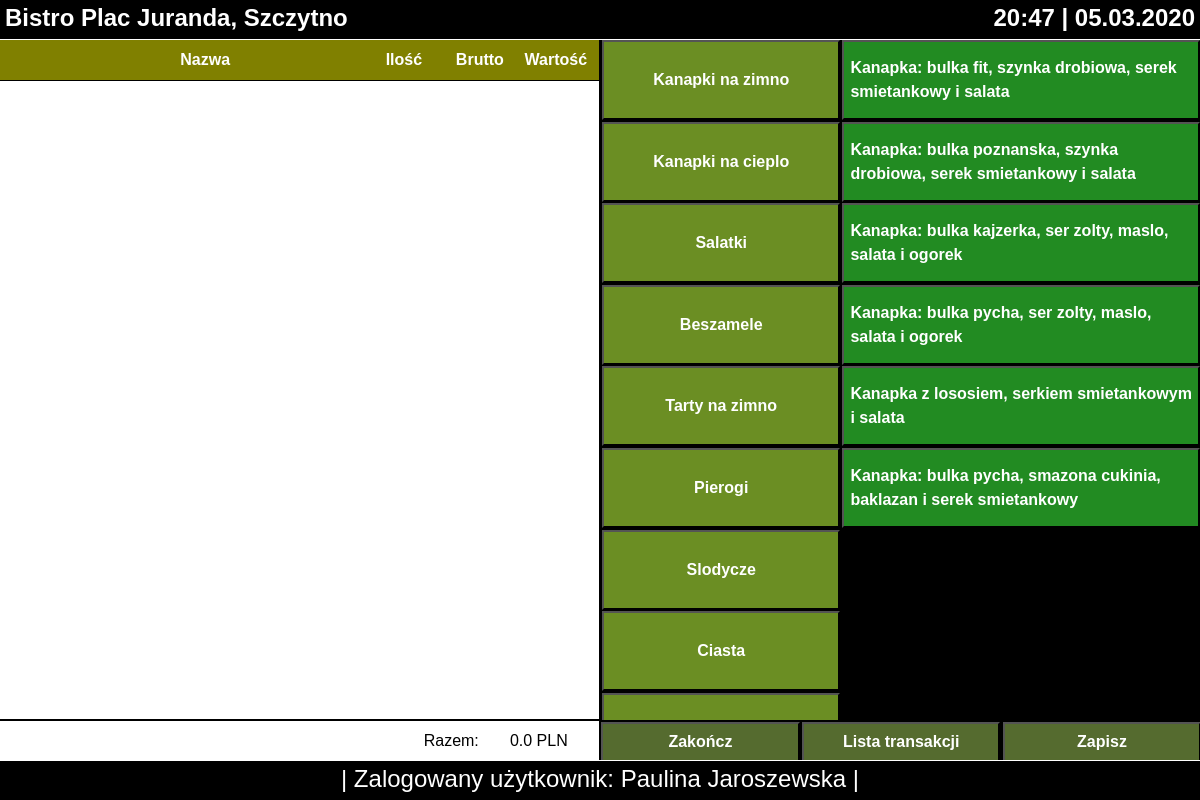
The page /bistro/panel_transakcji (signed in) on the database its author committed.
### BistroManagementToolApp/models.py (models this page shows, shortened)
class ProductGroup(models.Model):
    date_created = models.DateTimeField(null=True)
    name = models.CharField(max_length=255)
    type = models.ForeignKey(ProductType,on_delete=models.CASCADE,related_name='groups')

class Product(models.Model):
    ext_id = models.CharField(max_length=10,unique=True)
    date_created = models.DateTimeField(null=True)
    status = models.BooleanField(default=True)
    type = models.ForeignKey(ProductType,on_delete=models.CASCADE,related_name='products')
    group = models.ForeignKey(ProductGroup,on_delete=models.CASCADE,related_name='products')
    vat_rate = models.DecimalField(max_digits=10,decimal_places=2)
    name = models.CharField(max_length=255)
    ingredients = models.ManyToManyField(Ingredient,related_name='products',through='IngredientsInProduct')
    monthly_potential = models.DecimalField(max_digits=10,decimal_places=2,default=0.00)
    share_in_sales = models.DecimalField(max_digits=10,decimal_places=2,default=0.00)
    brutto_price = models.DecimalField(max_digits=10,decimal_places=2,default=0.00)
    netto_price = models.DecimalField(max_digits=10,decimal_places=2,default=0.00)
    unit_cost = models.DecimalField(max_digits=10,decimal_places=6,default=0.00)
    food_cost = models.DecimalField(max_digits=10,decimal_places=2,default=0.00)
    unit_margin = models.DecimalField(max_digits=10,decimal_places=6,default=0.00)
    product_margin = models.DecimalField(max_digits=10,decimal_places=2,default=0.00)
    total_income = models.DecimalField(max_digits=10,decimal_places=2,default=0.00)
    total_cost = models.DecimalField(max_digits=10,decimal_places=6,default=0.00)
    total_profit = models.DecimalField(max_digits=10,decimal_places=6,default=0.00)
    vat_paid = models.DecimalField(max_digits=10,decimal_places=2,default=0.00)
    vat_due = models.DecimalField(max_digits=10,decimal_places=2,default=0.00)
    def __str__(self):
        return self.name

### BistroManagementToolApp/views.py (the view)
@login_required
def panel_transakcji(request):
    ProductsInTransactionFormset = formset_factory(ProductsInTransactionForm)
    if request.method == 'POST':
        products_in_transaction_formset = ProductsInTransactionFormset(request.POST)
        if products_in_transaction_formset.is_valid():
            if len(products_in_transaction_formset.forms) > 1:
                new_transaction = TransactionForm().save(commit=False)
                new_transaction.date_created = datetime.now()
                new_transaction.sales_person = ApplicationUser.objects.get(user=request.user)
                for f in products_in_transaction_formset[1:]:
                    new_transaction.number_of_products_in_transaction += float(f.cleaned_data['quantity'])
                    new_transaction.netto_transaction_value += float(Product.objects.get(name=f.cleaned_data['product']).netto_price * f.cleaned_data['quantity'])
                    new_transaction.vat_due_in_transaction += float(Product.objects.get(name=f.cleaned_data['product']).vat_paid * f.cleaned_data['quantity'])
                    new_transaction.brutto_transaction_value += float(Product.objects.get(name=f.cleaned_data['product']).brutto_price * f.cleaned_data['quantity'])
                new_transaction.save()
                for f in products_in_transaction_formset[1:]:
                    f = f.save(commit=False)
                    f.transaction = new_transaction
                    f.save()
            products_in_transaction_formset = ProductsInTransactionFormset()
            transactions = Transaction.objects.order_by('-date_created').all()
            product_groups = ProductGroup.objects.all()
            product_items = Product.objects.all()
            my_dict = {'transactions': transactions, 'product_groups': product_groups, 'product_items': product_items,
                       'form_set': products_in_transaction_formset}
            return render(request, 'BistroManagementToolApp/panel_transakcji.html', context=my_dict)
        else:
            print(products_in_transaction_formset.errors)
            return render(request, 'BistroManagementToolApp/panel_sprzedawcy.html')
    else:
        products_in_transaction_formset = ProductsInTransactionFormset()
        transactions = Transaction.objects.order_by('-date_created').all()
        product_groups = ProductGroup.objects.all()
        product_items = Product.objects.all()
        my_dict = {'transactions':transactions,'product_groups':product_groups,'product_items':product_items,'form_set':products_in_transaction_formset}
        return render(request, 'BistroManagementToolApp/panel_transakcji.html', context=my_dict)

### BistroManagementToolApp/models.py (called while the page is built)
    def __str__(self):
        return self.user.username

### templates/BistroManagementToolApp/panel_transakcji.html (shortened to what this page needs)
<!DOCTYPE html>
{% extends "BistroManagementToolApp/base.html" %}
{% load static %}
{% block own_css_block %}
    <link rel="stylesheet" href={% static "css/BistroManagementToolApp/styles_main.css" %}>
    <link rel="stylesheet" href={% static "css/BistroManagementToolApp/styles_transaction_page.css" %}>
{% endblock %}
{% block body_block %}
    <div class="transaction_window">
        <div class="transction_window_header">
            <div id="header_nazwa" class="header_item"><strong>Nazwa</strong></div>
            <div id="header_ilosc" class="header_item"><strong>Ilość</strong></div>
            <div id="header_brutto" class="header_item"><strong>Brutto</strong></div>
            <div id="header_total" class="header_item"><strong>Wartość</strong></div>
        </div>
        <div class="transction_window_main disable-scrollbars">
        </div>
        <div class="transaction_window_summary">
            <div id="summary_label" class="summary_item">Razem:</div>
            <div id="summary_amount" class="summary_item">0.0 PLN</div>
        </div>
    </div>
    <div id="transaction_offer" class="transaction_offer_visible">
        <div class="product_groups disable-scrollbars">
            {% if product_groups %}
                {% for group in product_groups %}
                <button id="pg{{ group.id }}" class="group_item"><strong>{{ group.name }}</strong></button>
                {% endfor %}
            {% else %}
                <p>Brak grup produktowych do wyświetlenia</p>
            {% endif %}
        </div>
        <div class="product_items disable-scrollbars">
            {% if product_items %}
                {% for product in product_items %}
                    <button id="{{ product.name }}" class="product_item pg{{ product.group.id}}" data-product_ext_id="{{ product.ext_id }}" data-product_name="{{ product.name }}" data-product_brutto_price="{{ product.brutto_price }}"><strong>{{ product.name }}</strong></button>
                {% endfor %}
            {% else %}
                <p>Brak produktów do wyświetlenia</p>
            {% endif %}
        </div>
        <div id="twf_two" class="transction_window_footer">
            <button id="fi_zakończ" class="footer_item" onclick ="location.href='{% url 'BistroManagementToolApp:panel_sprzedawcy' %}'"><strong>Zakończ</strong></button>
            <button id="fi_lista_transakcji" class="footer_item"><strong>Lista transakcji</strong></button>
            <button id="fi_zapisz" class="footer_item"><strong>Zapisz</strong></button>
        </div>
    </div>
{% endblock %}

### templates/BistroManagementToolApp/base.html (shortened to what this page needs)
<!DOCTYPE html>
<html lang="en">
{% load static %}
<head>
    <link rel="stylesheet" href="https://stackpath.bootstrapcdn.com/bootstrap/4.4.1/css/bootstrap.min.css">
    {% block own_css_block %}
    {% endblock %}
</head>
<body>
        <div class="header-container">
           <p id="p_name"><strong>Bistro Plac Juranda, Szczytno</strong></p>
           <p id="p_date"><strong>20:47 | 05.03.2020</strong></p>
        </div>
        <div class="body-container">
            {% block body_block %}
            {% endblock %}
        </div>
        <div class="footer-container">
            {% if user.is_authenticated %}
            <p id="full_footer"> | Zalogowany użytkownik: {{ user.first_name}} {{ user.last_name }} |</p>
            {% else %}
            <p id="short_footer">| Wybierz użytkownika i wpisz PIN |</p>
            <p id="full_footer">  | Wybierz użytkownika i wpisz PIN aby się zalogować | </p>
            {% endif %}
        </div>
</body>
</html>

### static/css/BistroManagementToolApp/styles_main.css (style rules this page uses)
* { box-sizing: border-box; }
html { width:100%; height:100%; overflow: hidden; margin: 0; }
body { display: flex; flex-direction: column; width:inherit; height:inherit; justify-content: center; align-items: center; font-family: Arial; color: white; background-color: white; margin:0; overflow: hidden; }
button { color:white; }
.header-container { display: flex; flex-direction:row; height:5vh; width: 100%; justify-content: center; align-content: center; padding-left: 5px; padding-right: 5px; border-bottom: solid white 1px; background-color: black; font-size:3vh; }
.footer-container { display: flex; flex-direction:row; height:5vh; width: 100%; justify-content: center; align-content: center; padding-left: 5px; padding-right: 5px; border-top: solid white 1px; background-color: black; font-size:3vh; }
#full_footer { display: none }
.body-container { display: flex; flex-direction: column; height: 90vh; width: 100%; justify-content: center; align-items: center; background-color: black; }
#p_date { display: none }
@media only screen and (min-width: 600px) and (orientation:landscape) { .body-container { flex-direction: row; } }
@media only screen and (min-width: 600px) and (orientation:landscape) { .header-container { justify-content: space-between; } }
@media only screen and (min-width: 600px) and (orientation:landscape) { #full_footer { display: inherit } }
@media only screen and (min-width: 600px) and (orientation:landscape) { #p_date { display: inherit } }

### rows shown on the page
ProductGroup: name "Kanapki na zimno"
ProductGroup: name "Kanapki na cieplo"
ProductGroup: name "Salatki"
ProductGroup: name "Beszamele"
ProductGroup: name "Tarty na zimno"
ProductGroup: name "Pierogi"
ProductGroup: name "Slodycze"
ProductGroup: name "Ciasta"
Product: name "Kanapka: bulka fit, szynka drobiowa, serek smietankowy i salata"
Product: name "Kanapka: bulka poznanska, szynka drobiowa, serek smietankowy i salata"
Product: name "Kanapka: bulka kajzerka, ser zolty, maslo, salata i ogorek"
Product: name "Kanapka: bulka pycha, ser zolty, maslo, salata i ogorek"
Product: name "Kanapka z lososiem, serkiem smietankowym i salata"
Product: name "Kanapka: bulka pycha, smazona cukinia, baklazan i serek smietankowy"

### other values the page prints
{{ user.first_name }} "Paulina"
{{ user.last_name }} "Jaroszewska"
